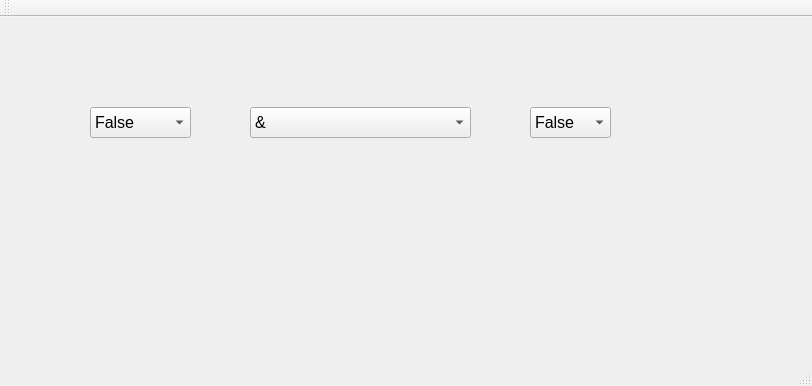
<?xml version="1.0" encoding="UTF-8"?>
<ui version="4.0">
 <class>MainWindow</class>
 <widget class="QMainWindow" name="MainWindow">
  <property name="geometry">
   <rect>
    <x>0</x>
    <y>0</y>
    <width>812</width>
    <height>386</height>
   </rect>
  </property>
  <property name="windowTitle">
   <string>MainWindow</string>
  </property>
  <widget class="QWidget" name="centralWidget">
   <widget class="QComboBox" name="comboBox_OP1">
    <property name="geometry">
     <rect>
      <x>90</x>
      <y>90</y>
      <width>101</width>
      <height>31</height>
     </rect>
    </property>
    <property name="font">
     <font>
      <pointsize>12</pointsize>
     </font>
    </property>
    <item>
     <property name="text">
      <string>False</string>
     </property>
    </item>
    <item>
     <property name="text">
      <string>True</string>
     </property>
    </item>
   </widget>
   <widget class="QComboBox" name="comboBox_LogOp">
    <property name="geometry">
     <rect>
      <x>250</x>
      <y>90</y>
      <width>221</width>
      <height>31</height>
     </rect>
    </property>
    <property name="font">
     <font>
      <pointsize>12</pointsize>
     </font>
    </property>
    <item>
     <property name="text">
      <string>&amp;</string>
     </property>
    </item>
    <item>
     <property name="text">
      <string>||</string>
     </property>
    </item>
    <item>
     <property name="text">
      <string>!</string>
     </property>
    </item>
    <item>
     <property name="text">
      <string>XOR</string>
     </property>
    </item>
    <item>
     <property name="text">
      <string>-&gt;</string>
     </property>
    </item>
    <item>
     <property name="text">
      <string>==</string>
     </property>
    </item>
   </widget>
   <widget class="QComboBox" name="comboBox_OP2">
    <property name="geometry">
     <rect>
      <x>530</x>
      <y>90</y>
      <width>81</width>
      <height>31</height>
     </rect>
    </property>
    <property name="font">
     <font>
      <pointsize>12</pointsize>
     </font>
    </property>
    <item>
     <property name="text">
      <string>False</string>
     </property>
    </item>
    <item>
     <property name="text">
      <string>True</string>
     </property>
    </item>
   </widget>
  </widget>
  <widget class="QMenuBar" name="menuBar">
   <property name="geometry">
    <rect>
     <x>0</x>
     <y>0</y>
     <width>812</width>
     <height>26</height>
    </rect>
   </property>
  </widget>
  <widget class="QToolBar" name="mainToolBar">
   <attribute name="toolBarArea">
    <enum>TopToolBarArea</enum>
   </attribute>
   <attribute name="toolBarBreak">
    <bool>false</bool>
   </attribute>
  </widget>
  <widget class="QStatusBar" name="statusBar"/>
 </widget>
 <layoutdefault spacing="6" margin="11"/>
 <resources/>
 <connections/>
</ui>
